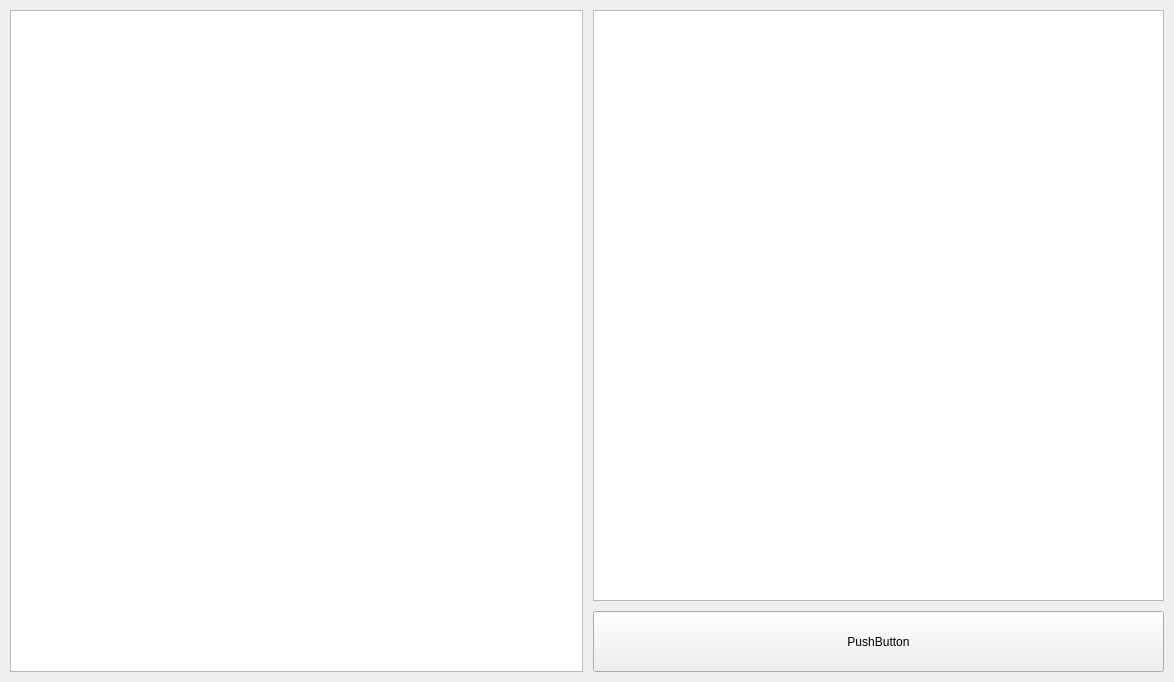
                     <widget class="QWidget" name="nowSales">
                      <property name="styleSheet">
                       <string notr="true">b</string>
                      </property>
                      <layout class="QVBoxLayout" name="verticalLayout">
                       <property name="spacing">
                        <number>10</number>
                       </property>
                       <property name="leftMargin">
                        <number>10</number>
                       </property>
                       <property name="topMargin">
                        <number>10</number>
                       </property>
                       <property name="rightMargin">
                        <number>10</number>
                       </property>
                       <property name="bottomMargin">
                        <number>10</number>
                       </property>
                       <item>
                        <layout class="QHBoxLayout" name="horizontalLayout_9">
                         <item>
                          <widget class="QListWidget" name="salesListWidget">
                           <property name="minimumSize">
                            <size>
                             <width>573</width>
                             <height>661</height>
                            </size>
                           </property>
                           <property name="maximumSize">
                            <size>
                             <width>900</width>
                             <height>1220</height>
                            </size>
                           </property>
                           <property name="styleSheet">
                            <string notr="true"/>
                           </property>
                           <property name="editTriggers">
                            <set>QAbstractItemView::NoEditTriggers</set>
                           </property>
                          </widget>
                         </item>
                         <item>
                          <layout class="QVBoxLayout" name="verticalLayout_7">
                           <item>
                            <widget class="QPlainTextEdit" name="salesText">
                             <property name="minimumSize">
                              <size>
                               <width>571</width>
                               <height>591</height>
                              </size>
                             </property>
                             <property name="maximumSize">
                              <size>
                               <width>900</width>
                               <height>1120</height>
                              </size>
                             </property>
                             <property name="font">
                              <font>
                               <family>NanumGothic</family>
                               <pointsize>10</pointsize>
                               <weight>50</weight>
                               <italic>false</italic>
                               <bold>false</bold>
                              </font>
                             </property>
                             <property name="readOnly">
                              <bool>true</bool>
                             </property>
                             <property name="backgroundVisible">
                              <bool>false</bool>
                             </property>
                             <property name="centerOnScroll">
                              <bool>false</bool>
                             </property>
                            </widget>
                           </item>
                           <item>
                            <widget class="QPushButton" name="del_List_Button">
                             <property name="sizePolicy">
                              <sizepolicy hsizetype="Preferred" vsizetype="Preferred">
                               <horstretch>0</horstretch>
                               <verstretch>0</verstretch>
                              </sizepolicy>
                             </property>
                             <property name="minimumSize">
                              <size>
                               <width>571</width>
                               <height>61</height>
                              </size>
                             </property>
                             <property name="maximumSize">
                              <size>
                               <width>900</width>
                               <height>100</height>
                              </size>
                             </property>
                             <property name="text">
                              <string>PushButton</string>
                             </property>
                            </widget>
                           </item>
                          </layout>
                         </item>
                        </layout>
                       </item>
                      </layout>
                     </widget>
